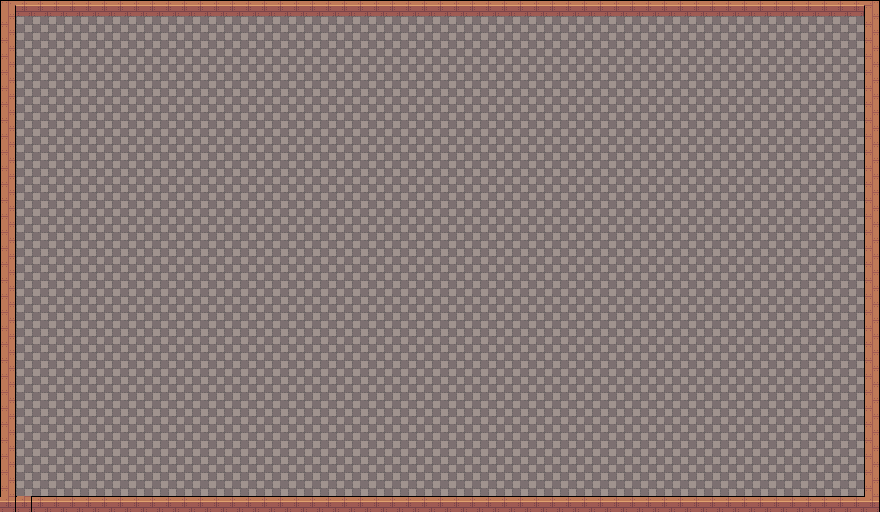

Rendered tile map (Tiled .tmx) drawn with the repository's tilesets; below, a short description and the map source with its tile grids summarised:
An orthogonal 55x32 tile map with 16x16 px tiles, 2 tile layers (Floor, Walls).

<map version="1.4" tiledversion="1.4.3" orientation="orthogonal" renderorder="right-down" width="55" height="32" tilewidth="16" tileheight="16" infinite="0" nextlayerid="3" nextobjectid="1">
 <tileset firstgid="1" name="4 Walls, Floor &amp; Doors" tilewidth="16" tileheight="16" tilecount="40" columns="8">
  <image source="4 Walls, Floor &amp; Doors.png" width="128" height="80" />
 </tileset>
 <layer id="2" name="Floor" width="55" height="32">
  <data>[1760 cells, 1760 non-empty, 1 distinct tile ids]</data>
 </layer>
 <layer id="1" name="Walls" width="55" height="32">
  <data>[1760 cells, 170 non-empty, 5 distinct tile ids]</data>
 </layer>
</map>
